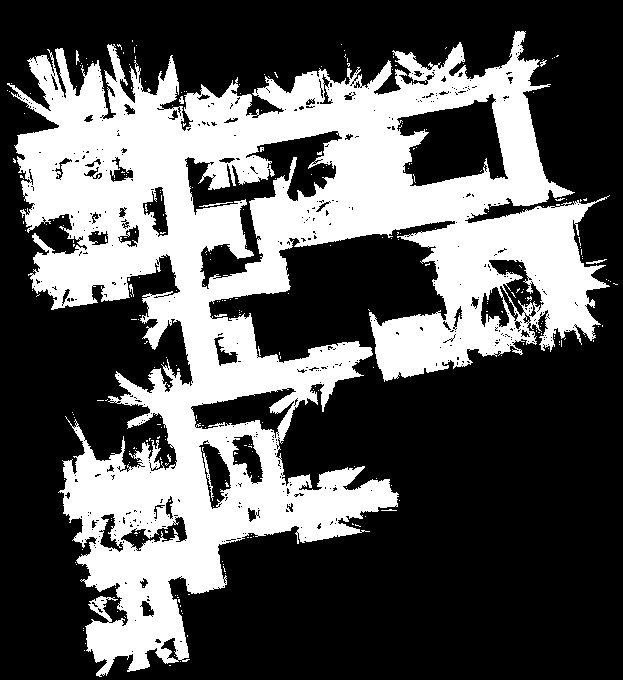
#> input picture occupancy_map.png, 623 x 680 px
$ python RRT.py
#> lines starting #> are read from the running program, lines starting #| are printed output that depends on the picture; after the words box and inside, x2 and y2 are one past the last pixel; in counts of white or black regions, pixels touching at a corner belong together
#Author
#Rahul Kumar

import numpy as np
import matplotlib.pyplot as plt
from math import sqrt
from PIL import Image

#creating a tree node
class treeNode:
    def __init__(self,r,c):
        self.r = r
        self.c = c
        self.parent_r = []
        self.parent_c = []

#creating the grid array from the map image
def map(filename):
#> called with filename = 'occupancy_map.png'
    with Image.open(filename) as img:
#> img is the input picture: PIL image 623x680 L; 34.9% white; 292 white regions (284 under 20 px), largest, box (x1, y1, x2, y2) and area: (7, 31, 610, 677) 146713, (199, 202, 233, 207) 48, (586, 259, 607, 264) 43
        M = np.array(img.convert("1"))
    return M

#function to sample the node in the free space of map/configuration space
def sampleNode(M):
    r,c = M.shape
    while True:
        row = np.random.randint(0,r-1)
        column = np.random.randint(0,c-1)
        if M[row][column] == 1:
            return (row,column)

#Function to calculate distance between two points
def dist(a1,a2,b1,b2):
    return sqrt((b1-a1)*(b1-a1)+(b2-a2)*(b2-a2))

#function to get the closest node
def closestNode(node,node_list):
    distance = []
    for i in range(len(node_list)):
        distance.append(dist(node[0],node[1],node_list[i].r,node_list[i].c))
    return distance.index(min(distance))


#function to find the new node at a distance d from nearest node in line joining nearest to random node
def steerTonearestNode(rNode,nNode,d):
    if ((rNode[0]==int(nNode[0]) and rNode[1]==int(nNode[1])) or dist(rNode[0],rNode[1],nNode[0],nNode[1])<d):
        return rNode
    else:
        lineVector = (rNode[0]-nNode[0],rNode[1]-nNode[1])
        unitVector = lineVector/np.linalg.norm(lineVector)
        #print(rNode,nNode)
        #print("direc",unitVector, np.linalg.norm(lineVector))
        newNode = nNode + d * unitVector
        #print("newnode",newNode)
        newNode[0] = int(newNode[0])
        newNode[1] = int(newNode[1])
        return newNode

#function to check the edge joining two nodes is collision free or not
def validityCheck(M,d,r1,c1,r2,c2):
    p = np.linspace(0,1,d) #for generating intermediate points between two nodes
    for i in p:
        if(c1!=c2):
            c = c1 + i*(c2-c1)
            r = r1 + ((r2-r1)*(c-c1)/(c2-c1))
        else:
            c = c1
            r = r1 + i*(r2-r1)
        r = int(r)
        c = int(c)
        #print(r1,c1,r2,c2,r,c)
        if M[r][c] == 0:
            return False #notValid/Collision
    return True #valid/no-collision

#function to check goal is reached
def goalReached(n,g,radius):
    if dist(n[0],n[1],g[0],g[1])<radius:
        if validityCheck(M,radius,n[0],n[1],g[0],g[1]):
            return True

#RRT is implemented
def RRT(M,s,g,d,iter):
    #creating list to store all the nodes
#> called with s = (480, 85), g = (105, 510), d = 70, iter = 2000
    node_list = [0]
    node_list[0] = treeNode(s[0],s[1])
    node_list[0].parent_r.append(s[0])
    node_list[0].parent_c.append(s[1])

    i=1 #variable to track number of iterations
    plt.imshow(M, cmap="gray")
    plt.plot(s[1],s[0],'go',markersize=5)
    plt.plot(g[1],g[0],'go',markersize=5)
    plt.show(block=False)
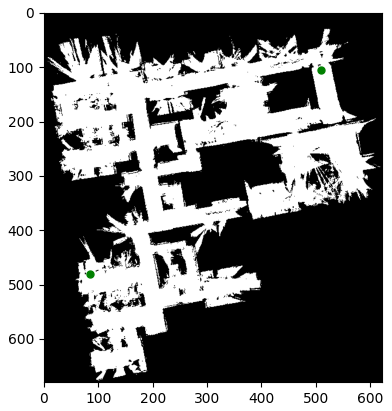
#> figure drawn by matplotlib, 1 panel
    while(i<iter):
        #generating randomNode in the configutation space/Map
        randomNode = sampleNode(M)

        #finding nearest node from the existing tree to random node
        nearestNodeIndex = closestNode(randomNode,node_list)
        nearestNode = (node_list[nearestNodeIndex].r,node_list[nearestNodeIndex].c)

        #finding node in d distance/stepSize of nearest node
        newNode = steerTonearestNode(randomNode,nearestNode,d)

        if validityCheck(M,d,newNode[0],newNode[1],nearestNode[0],nearestNode[1]):
            node_list.append(i)
            node_list[i] = treeNode(newNode[0],newNode[1])
            node_list[i].parent_r = node_list[nearestNodeIndex].parent_r.copy()
            node_list[i].parent_c = node_list[nearestNodeIndex].parent_c.copy()
            node_list[i].parent_r.append(nearestNode[0])
            node_list[i].parent_c.append(nearestNode[1])

            plt.plot(newNode[1],newNode[0],'co',markersize=2)
            plt.plot([newNode[1],nearestNode[1]],[newNode[0],nearestNode[0]],'-r')
            #plt.show()
            plt.pause(0.001)

            if goalReached(newNode,g,100):
                length = 0
                #print(node_list[i].parent_r)
                for j in range(len(node_list[i].parent_r)-1):
                    length += dist(node_list[i].parent_r[j],node_list[i].parent_c[j],node_list[i].parent_r[j+1],node_list[i].parent_c[j+1])
                    plt.plot([node_list[i].parent_c[j],node_list[i].parent_c[j+1]],[node_list[i].parent_r[j],node_list[i].parent_r[j+1]],'-b')
                    plt.pause(0.001)
                #plotting the path
                plt.plot([newNode[1],nearestNode[1]],[newNode[0],nearestNode[0]],'-b')
                plt.plot([newNode[1],g[1]],[newNode[0],g[0]],'-b')
                #plt.show()
                print("Goal reached")
                print("No. of iteration done: ", i)
                print('No. of nodes in path: ',len(node_list[i].parent_r))
                print(f"Total path length: {length}")
                break
            i=i+1
#> this loop made 631 passes
#> (randomNode, nearestNodeIndex, nearestNode, lineVector in steerTonearestNode, unitVector in steerTonearestNode) on passes 23, 24, 27, 29, 53: ((326, 469), 1, (507, 121), (-181, 348), [-0.461, 0.887]), ((207, 166), 2, (474, 183), (-267, -17), [-0.998, -0.0635]), ((291, 555), 3, (404, 178), (-113, 377), [-0.287, 0.958]), ((539, 217), 2, (474, 183), (65, 34), [0.886, 0.463]), ((282, 586), 4, (383, 245), (-101, 341), [-0.284, 0.959])
#> (nearestNodeIndex, nearestNode, newNode) on passes 21, 22, 31, 39, 44, 45: (0, (480, 85), (464, 117)), (0, (480, 85), (507, 121)), (3, (404, 178), (429, 199)), (0, (480, 85), (514, 69)), (5, (536, 215), (540, 209)), (7, (540, 209), (536, 191))
#> after the loop, i = 223; node_list = 224 items
    if(i==iter):
        print("No path found")
    plt.show()
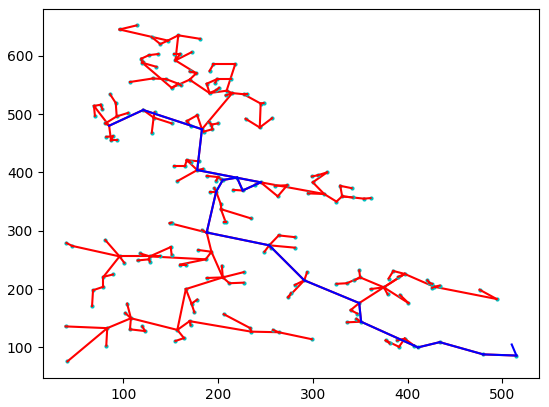
#> figure drawn by matplotlib, 1 panel


if __name__ == "__main__":
    M = map("occupancy_map.png") #creating the map
    iter = 2000 #setting the max iteration
    d = 70 #step size
    s = (480,85) #start point
    g = (105,510) #goal point

    RRT(M,s,g,d,iter) #calling the RRT function
